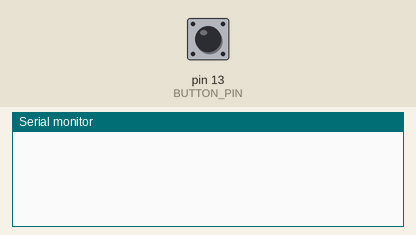
Recording of a sketch running on a simulated Arduino Uno, built with avr-gcc and run on an emulated ATmega328P. Shown: the last lines printed to the serial monitor. The inputs (shaded band) are chosen by the test bench; at power-on: pin 13 (BUTTON_PIN) LOW.

Above: at 1.2 s.
1.3 s: pin 13 (BUTTON_PIN) pulled HIGH for 0.15 s
At 1.43 s:
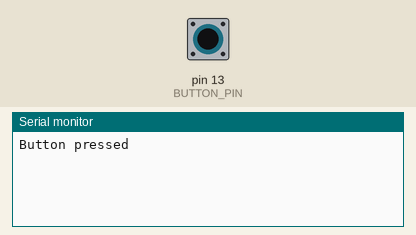
At 2.6 s:
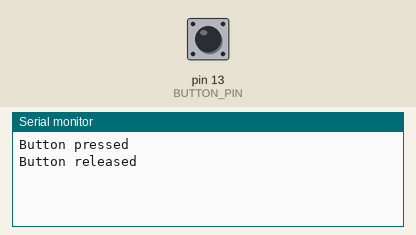

Measured:
- after the input at 1.3 s, the serial monitor: prints a new line at once (image 1)

The sketch:

Challenge04_ReportChanges.ino
```cpp
// Complete example solution for Lesson02, challenge 04.
const int BUTTON_PIN = 13;
int previousState = LOW;
void setup() {
  pinMode(BUTTON_PIN, INPUT);
  Serial.begin(9600);
}
void loop() {
  int state = digitalRead(BUTTON_PIN);
  if (state != previousState) {
    Serial.println(state == HIGH ? "Button pressed" : "Button released");
    previousState = state;
    delay(30);
  }
}
```
